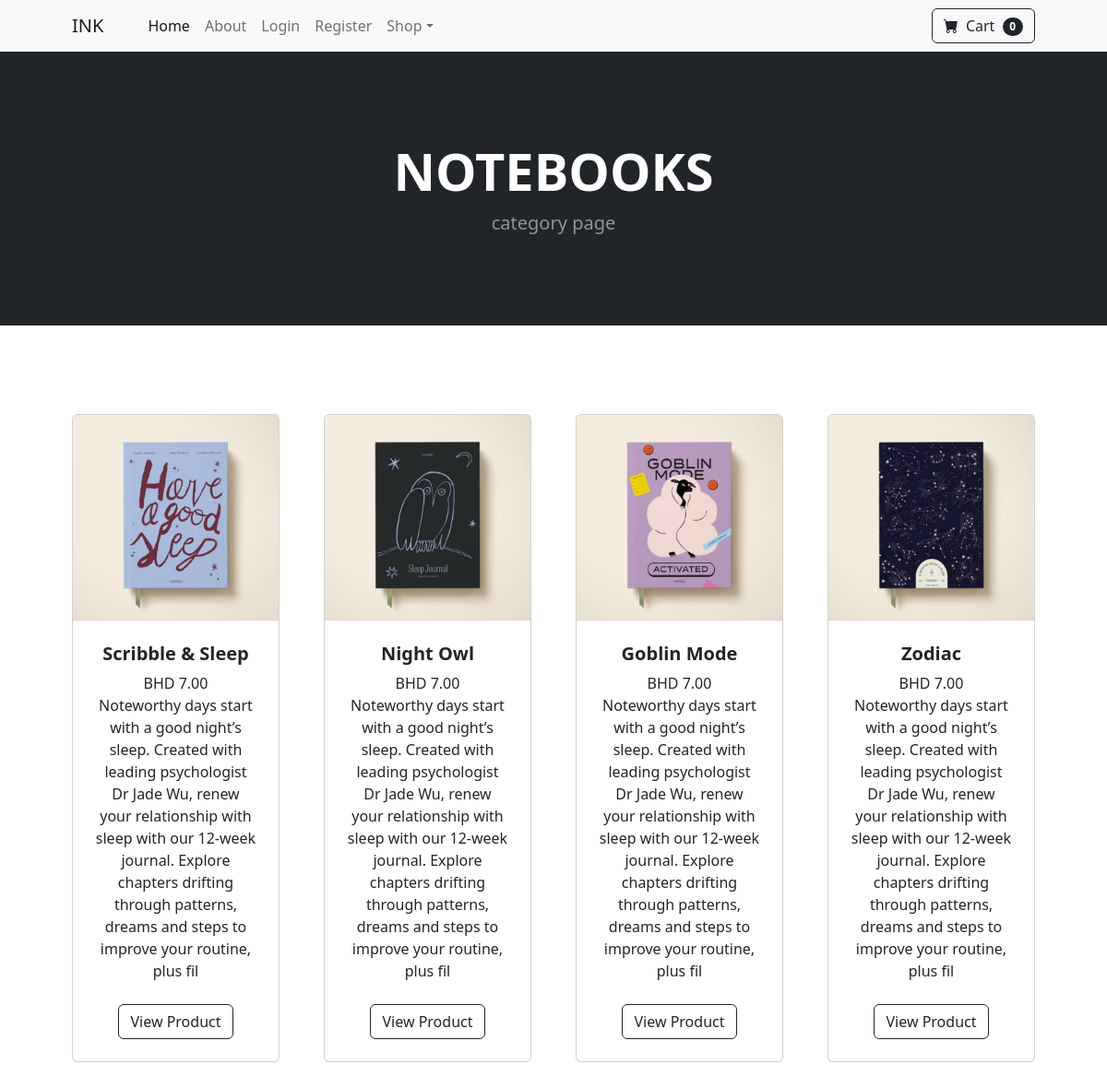
Page /category/NOTEBOOKS/ on the committed database.
### main_app/models.py (models this page shows, shortened)
class Category(models.Model):
    name = models.CharField(max_length=50)
    def __str__(self):
        return self.name
    class Meta:
        verbose_name_plural = 'Categories'

class Product(models.Model):
    name = models.CharField(max_length=50)
    price = models.DecimalField(default=0.0, decimal_places=2, max_digits=10)
    category = models.ForeignKey(Category, on_delete=models.CASCADE,default=1)
    description = models.TextField(max_length=250, default='', blank=True, null=True)
    image = models.ImageField(upload_to='uploads/products/')
    image = models.ImageField(upload_to='products/')
    is_sale = models.BooleanField(default=False)
    sale_price = models.DecimalField(default=0.0, decimal_places=2, max_digits=6)

### main_app/views.py (the view)
# urls.py: path('category/<str:foo>/', views.category, name='category'),
def category(request, foo):
    foo=foo.replace('-', ' ')
    try:
        category = Category.objects.get(name=foo)
        products = Product.objects.filter(category=category)
        return render(request, 'category.html', {'category':category, 'products':products})
    except:
        messages.error(request, 'Category does not exist')
        return redirect('home')

### cart/cart.py (called while the page is built)
    def __len__(self):
        return len(self.cart)

### cart/context_processors.py (called while the page is built)
def cart(request):
    return {'cart': Cart(request)}

### main_app/templates/category.html (shortened to what this page needs)
{% extends 'base.html'%}
{% block content %}
        <header class="bg-dark py-5">
            <div class="container px-4 px-lg-5 my-5">
                <div class="text-center text-white">
                    <h1 class="display-4 fw-bolder">{{category}}</h1>
                    <p class="lead fw-normal text-white-50 mb-0">category page</p>
                </div>
            </div>
        </header>
        <section class="py-5">
            <div class="container px-4 px-lg-5 mt-5">
                <div class="row gx-4 gx-lg-5 row-cols-2 row-cols-md-3 row-cols-xl-4 justify-content-center">
         {% for product in products %}
             {% if product.is_sale %}
             <div class="col mb-5">
                <div class="card h-100">
                    <div class="badge bg-dark text-white position-absolute" style="top: 0.5rem; right:0.5rem">Sale</div>
                    <img class="card-img-top" src="{{ product.image.url }}" alt="{{ product.name }}" />
                    <div class="card-body p-4">
                        <div class="text-center">
                            <h5 class="fw-bolder">{{ product.name }}</h5>
                            <div class="d-flex justify-content-center small
                             text-warning mb-2">
                            <div class="bi-star-fill"></div> &nbsp;&nbsp;Sale!&nbsp;&nbsp;
                            <div class="bi-star-fill"></div>
                            </div>
                         <strike> BHD {{ product.price }}</strike> BHD {{ product.sale_price }}
                        </br>
                        {{ product.description }}
                        </div>
                    </div>
                    <div class="card-footer p-4 pt-0 border-top-0 bg-transparent">
                        <div class="text-center"><a class="btn btn-outline-dark mt-auto" href="{% url 'product' product.id %}">View Product</a></div>
                    </div>
                </div>
            </div>
             {% else %}
                    <div class="col mb-5">
                        <div class="card h-100">
                            <img class="card-img-top" src="{{ product.image.url }}" alt="{{ product.name }}" />
                            <div class="card-body p-4">
                                <div class="text-center">
                                    <h5 class="fw-bolder">{{ product.name }}</h5>
                                 BHD {{ product.price }}
                                {{ product.description }}
                                </div>
                            </div>
                            <div class="card-footer p-4 pt-0 border-top-0 bg-transparent">
                                <div class="text-center"><a class="btn btn-outline-dark mt-auto" href="{% url 'product' product.id %}">View Product</a></div>
                            </div>
                        </div>
                    </div>
                    {% endif %}
                    {% endfor %}
            </div>
        </section>
{% endblock %}

### rows in the picture
Category: name "NOTEBOOKS"
Product: image (picture), name "Scribble & Sleep", price "7.00", description "Noteworthy days start with a good night’s sleep. Created with leading psychologist Dr Jade Wu, renew your relationship with sleep with our 12-week journal. Explore chapters drifting through patterns, dreams and steps to improve your routine, plus fil"
Product: image (picture), name "Night Owl", price "7.00", description "Noteworthy days start with a good night’s sleep. Created with leading psychologist Dr Jade Wu, renew your relationship with sleep with our 12-week journal. Explore chapters drifting through patterns, dreams and steps to improve your routine, plus fil"
Product: image (picture), name "Goblin Mode", price "7.00", description "Noteworthy days start with a good night’s sleep. Created with leading psychologist Dr Jade Wu, renew your relationship with sleep with our 12-week journal. Explore chapters drifting through patterns, dreams and steps to improve your routine, plus fil"
Product: image (picture), name "Zodiac", price "7.00", description "Noteworthy days start with a good night’s sleep. Created with leading psychologist Dr Jade Wu, renew your relationship with sleep with our 12-week journal. Explore chapters drifting through patterns, dreams and steps to improve your routine, plus fil"

### other values in the picture
{{ cart | length }} "0"
